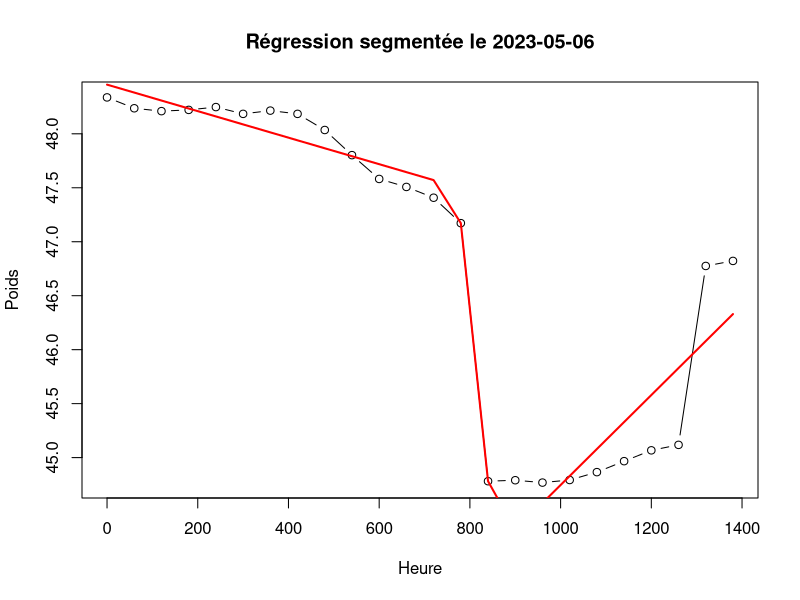
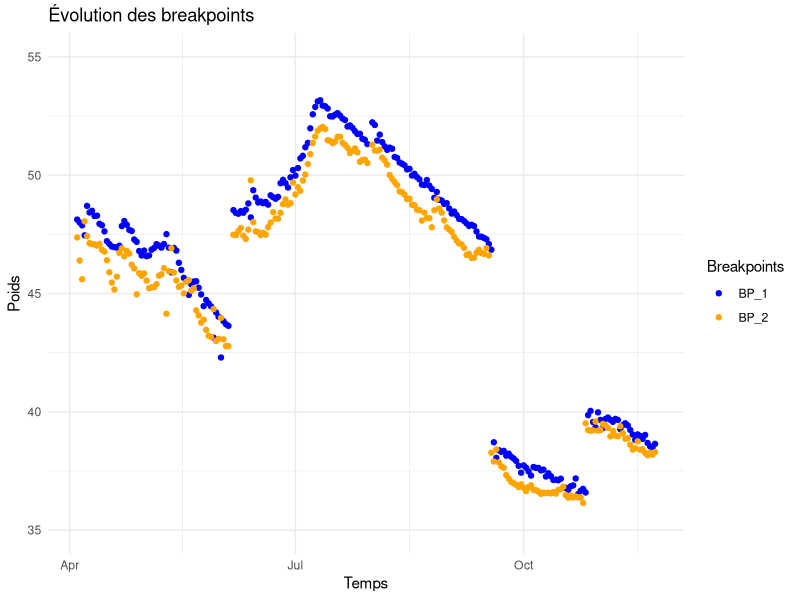
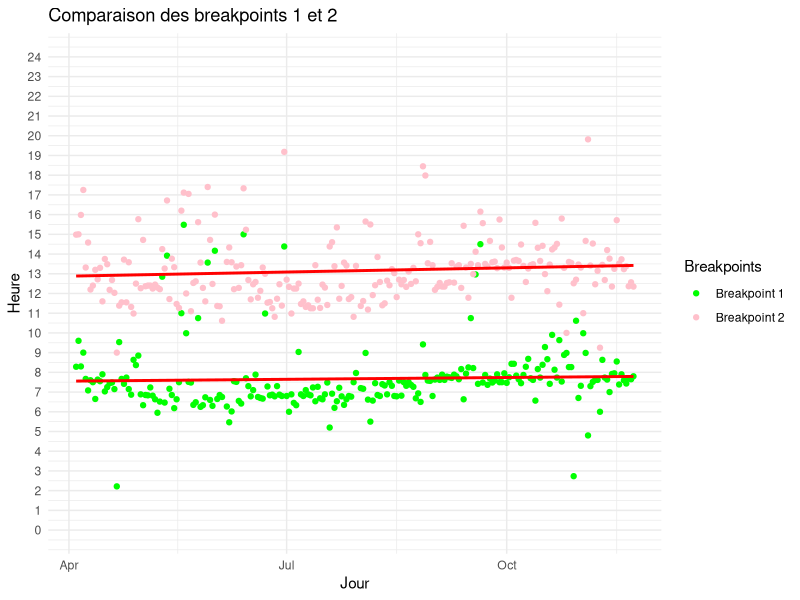
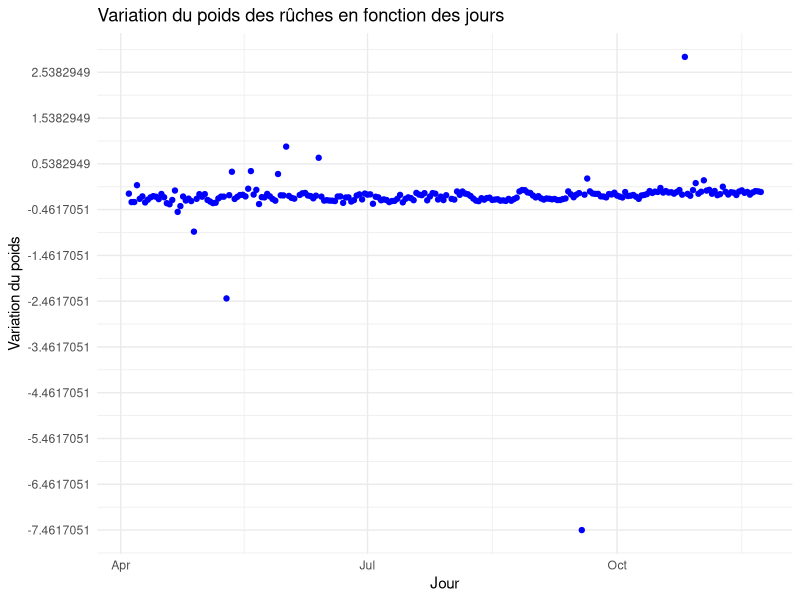

Here is the R script that generated these plots, in order:
library(readxl)
library(segmented)
library(dplyr)
library(ggplot2)

# Charger les données
poids_ruches <- read_excel("BD/Weight_2023_Sica_Confoux.xlsx")
poids_ruches$date <- as.POSIXct(poids_ruches$date,format = "%Y-%m-%d %H:%M:%S")
poids_ruches$heure <- as.numeric(format(poids_ruches$date, "%H")) * 60 + as.numeric(format(poids_ruches$date, "%M"))
poids_ruches$date <- as.Date(poids_ruches$date)
poids_ruches <- poids_ruches %>%
  filter(date >="2023-04-04" & date <= "2023-11-23")

poids_moyen <- data.frame(date = poids_ruches$date, heure = poids_ruches$heure, poids = rowMeans(poids_ruches[, -c(1, ncol(poids_ruches))], na.rm = TRUE))
# 

# Initialiser une table vide pour stocker les breakpoints
breakpoints_table <- data.frame(
  date = as.Date(NA),
  BP_1 = character(1),
  poids_BP_1 = numeric(1),
  BP_2 = character(1),
  poids_BP_2 = numeric(1),
  stringsAsFactors = FALSE
)

jours_erreurs <- list()

for (i in unique(poids_moyen$date)) {
  poids_jour <- subset(poids_moyen, date == i)

  modele <- lm(poids ~ heure, data = poids_jour)

  modele_seg <- try(segmented(modele, seg.Z = ~heure, psi = c(400,800)), silent = TRUE)

  breakpoints <- modele_seg$psi[, "Est."]

  # Si on n'a pas obtenu 2 breakpoints, on passe ce jour
  if (length(breakpoints) < 2) {
    message(paste("Moins de 2 breakpoints estimés pour le jour:", i))
    jours_erreurs <<- append(jours_erreurs, as.character(as.Date(i)))
    next
  }

  format_time <- function(minutes) {
    hours <- floor(as.integer(minutes) / 60)  # Conversion explicite en entier
    mins <- as.integer(minutes) %% 60        # Conversion explicite en entier
    return(sprintf("%02d:%02d", hours, mins))
  }


  BP_1_time <- format_time(breakpoints[1])
  BP_2_time <- format_time(breakpoints[2])

  ordonnee_1 <- predict(modele_seg, newdata = data.frame(heure = breakpoints[1]))
  ordonnee_2 <- predict(modele_seg, newdata = data.frame(heure = breakpoints[2]))

  breakpoints_table <- rbind(
    breakpoints_table,
    data.frame(
      date = as.Date(i),
      BP_1 = BP_1_time,
      poids_BP_1 = ordonnee_1,
      BP_2 = BP_2_time,
      poids_BP_2 = ordonnee_2
    )
  )
}

breakpoints_table <- breakpoints_table %>%
  slice(-1)

test <- subset(poids_moyen, date == "2023-05-10")
modele <- lm(poids ~ heure, data = test)
modele_seg <- segmented(modele, seg.Z = ~heure, npsi = 2)
plot(test$heure, test$poids, type = "b", main = paste("Régression segmentée le 2023-05-06"), xlab = "Heure", ylab = "Poids")
lines(test$heure, predict(modele_seg), col = "red", lwd = 2)

for (i in jours_erreurs) {
  erreur <- subset(poids_moyen, date == i)
  modele <- lm(poids ~ heure, data = erreur)
  modele_seg <- segmented(modele, seg.Z = ~heure, npsi = 1)
  plot(erreur$heure, erreur$poids, type = "b", main = paste("Régression segmentée le", i), xlab = "Heure", ylab = "Poids")
  lines(erreur$heure, predict(modele_seg), col = "red", lwd = 2)
}


ggplot(breakpoints_table) +
  geom_point(aes(x = date, y = poids_BP_1, color = "BP_1"), alpha = 1) +
  geom_point(aes(x = date, y = poids_BP_2, color = "BP_2"), alpha = 1) +
  labs(title = "Évolution des breakpoints", x = "Temps", y = "Poids") +
  scale_y_continuous(limits = c(35, 55)) +
  scale_color_manual(values = c("BP_1" = "blue", "BP_2" = "orange"), name = "Breakpoints") +
  theme_minimal()

#Conversion des heures:minutes en heures (ex: 07:30 devient 7,5)
BP_1_numeric <- as.numeric(substr(breakpoints_table$BP_1, 1, 2)) +
  as.numeric(substr(breakpoints_table$BP_1, 4, 5)) / 60
BP_2_numeric <- as.numeric(substr(breakpoints_table$BP_2, 1, 2)) +
  as.numeric(substr(breakpoints_table$BP_2, 4, 5)) / 60

lm_BP1 <- lm(BP_1_numeric ~ as.numeric(date), data = breakpoints_table)
lm_BP2 <- lm(BP_2_numeric ~ as.numeric(date), data = breakpoints_table)

#Droites de régression pour les breakpoints 1 et 2
BP_1_trend <- predict(lm_BP1, newdata = breakpoints_table)
BP_2_trend <- predict(lm_BP2, newdata = breakpoints_table)

ggplot(breakpoints_table, aes(x = date)) +
  geom_point(aes(y = BP_1_numeric, color = "Breakpoint 1")) +
  geom_point(aes(y = BP_2_numeric, color = "Breakpoint 2")) +
  geom_line(aes(y = BP_1_trend), linetype = "solid", col = 'red', size=1) +
  geom_line(aes(y = BP_2_trend), linetype = "solid", col = 'red', size=1) +
  labs(title = "Comparaison des breakpoints 1 et 2", x = "Jour", y = "Heure") +
  scale_y_continuous(breaks = seq(0, 24, by = 1), limits = c(0, 24)) +
  scale_color_manual(values = c("Breakpoint 1" = "green", "Breakpoint 2" = "pink"), name = "Breakpoints") +
  theme_minimal()

#calcul des pentes
breakpoints_table <- breakpoints_table %>%
  mutate(variation_poids = (poids_BP_2 - poids_BP_1) / (BP_2_numeric - BP_1_numeric))

ggplot(breakpoints_table, aes(x = date, y = variation_poids)) +
  geom_point(color = "blue") +
  labs(title = "Variation du poids des rûches en fonction des jours",
       x = "Jour",
       y = "Variation du poids") +
  scale_y_continuous(breaks = seq(min(breakpoints_table$variation_poids),
                                  max(breakpoints_table$variation_poids),
                                  by = 1)) +
  theme_minimal()

#REMARQUES: variations étonnantes pour certaine journées
  #le 10/05/2023 : -2,46g  (1h01 et 3g environ)
  #le 18/09/2023 : -7,46g (ici on a une grande différence de poids entre les 2 BP : 1h07 pour 8,5g)
  #le 26/10/2023 : + 2,87g (1h24 et 3,3g environ)
  
# test2 <- subset(poids_moyen, date == "2023-09-18")
# modele <- lm(poids ~ heure, data = test)
# modele_seg <- segmented(modele, seg.Z = ~heure, npsi = 2)
# plot(test$heure, test$poids, type = "b", main = paste("Régression segmentée le 18/09/2023"), xlab = "Heure", ylab = "Poids")
# lines(test$heure, predict(modele_seg), col = "red", lwd = 2)
